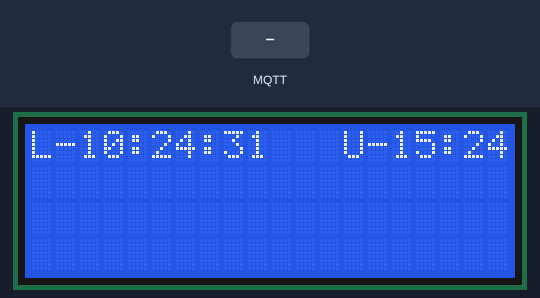
Recording of a sketch running on a simulated ESP8266 (NodeMCU). Shown: 20×4 character LCD. Inputs (shaded band) come from the test bench. WiFi joins after 1.5 s; servers stay silent unless stated; network time is answered at once with the bench clock; the local clock reads 2024-03-15 10:24:30 at power-on unless the sketch sets it; no MQTT or app messages arrive unless stated; what the sketch prints to the serial monitor is not drawn.

Above: at 1.3 s.
1.4 s: MQTT message "on" arrives on the first subscribed topic
At 3.0 s:
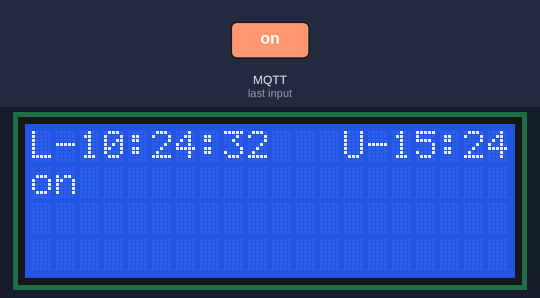
4.4 s: MQTT message "1" arrives on the first subscribed topic
At 6.1 s:
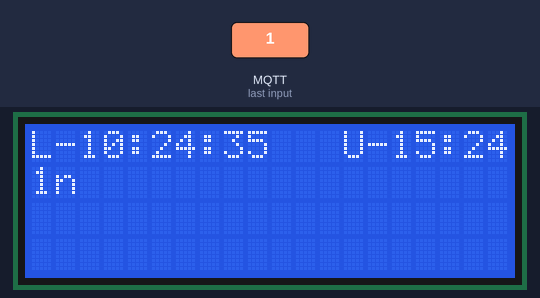
7.4 s: MQTT message "off" arrives on the first subscribed topic
At 8.8 s:
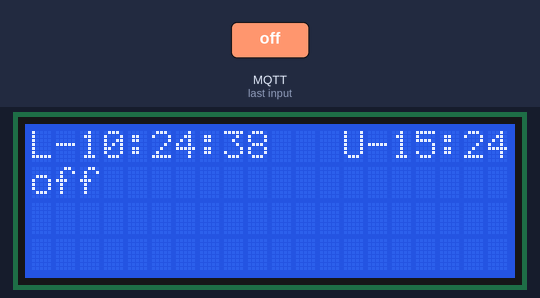
10.4 s: MQTT message "0" arrives on the first subscribed topic
At 12.2 s:
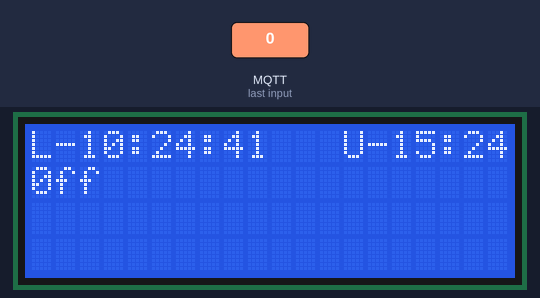
13.4 s: MQTT message "on" arrives on the second subscribed topic
At 14.3 s:
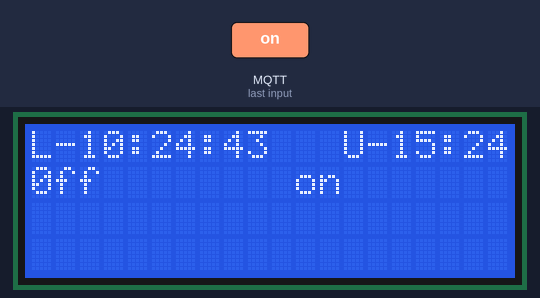
16.4 s: MQTT message "2" arrives on the second subscribed topic
At 17.3 s:
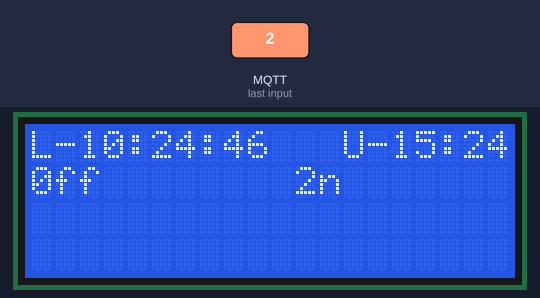
Timing chart, 0 to 19.4 s (numbered marks = the images above; inputs shaded):
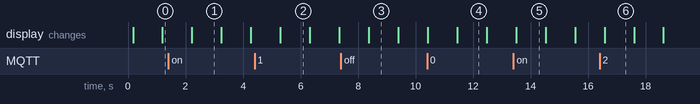

The sketch:

n1mm_view_radio.ino
```cpp
#include <PubSubClient.h>
#include <LiquidCrystal_I2C.h>
#include <WiFiUdp.h>
#include <NTPClient.h>
#include <ESP8266WiFi.h>

// Define LCD parameters
int lcdColumns = 20;
int lcdRows = 4;
LiquidCrystal_I2C lcd(0x27, lcdColumns, lcdRows);

// Define Wi-Fi credentials
const char* ssid = "<SSID>";
const char* password = "<Network Key>";

// Define MQTT parameters
const char* mqtt_server = "<MQTT Server IP>";
const int mqtt_port = 1883;
const char* mqtt_topic = "n1mm_radio/stations";
const int num_topics = 6;
const char* mqtt_topics[] = {
  "n1mm_radio/stations/1",
  "n1mm_radio/stations/2",
  "n1mm_radio/stations/3",
  "n1mm_radio/stations/4",
  "n1mm_radio/stations/5",
  "n1mm_radio/stations/6"
};
String receivedMessages[num_topics];

// Define NTP parameters
WiFiUDP ntpUDP;
NTPClient timeClient(ntpUDP, "<NTP Server>", -5 * 3600, 60000); // UTC offset for Eastern Time is -5 hours (-5 * 3600 seconds)

// Wi-Fi client and MQTT client
WiFiClient espClient;
PubSubClient client(espClient);

// Function prototypes
void reconnect();
void callback(char* topic, byte* payload, unsigned int length);

void setup() {
  Serial.begin(115200);
  WiFi.begin(ssid, password);
  // Print WiFi status
  Serial.println();
  Serial.print("WiFi connected, IP address: ");
  Serial.println(WiFi.localIP());

  // Initialize LCD
  lcd.init();
  lcd.backlight();
  lcd.clear();

  // Initialize NTP client
  timeClient.begin();

  // Set MQTT server and callback function
  client.setServer(mqtt_server, mqtt_port);
  client.setCallback(callback);

  // Attempt to connect to Wi-Fi and MQTT
  reconnect();
}

void loop() {
  if (!client.connected()) {
    reconnect();
  }
  client.loop();
  // Handle MQTT messages
  for (int i = 0; i < num_topics; i++) {
    lcd.setCursor(i % 2 * 11, i / 2 + 1);
    lcd.print(receivedMessages[i]);
  }

  // Update NTP time
  timeClient.update();

  // Display Eastern time
  lcd.setCursor(0, 0);
  lcd.print("L-");
  lcd.print(timeClient.getFormattedTime().substring(0, 8)); // Display time HH:MM

  // Display UTC time
  lcd.setCursor(13, 0);
  lcd.print("U-");
  //You will have to manually adjust the offset for your timezone and Daylight savings.
  int offset = 5; // UTC offset for Eastern Time is 5 hours
  int utcHour = (timeClient.getHours() + offset + 24) % 24; // Adjust for offset and handle negative values
  if (utcHour < 10) {
    lcd.print("0"); // Add leading zero if needed
  }
  lcd.print(utcHour);
  lcd.print(":");
  if (timeClient.getMinutes() < 10) {
    lcd.print("0"); // Add leading zero if needed
  }
  lcd.print(timeClient.getMinutes());

  delay(1000); // Adjust delay as needed
}

void callback(char* topic, byte* payload, unsigned int length) {
  // Callback function to handle received messages
  Serial.print("Message received on topic: ");
  Serial.println(topic);
  String message = "";
  for (int i = 0; i < length; i++) {
    message += (char)payload[i];
  }
  Serial.print("Message: ");
  Serial.println(message);
  // Store the received message in the receivedMessages array
  for (int i = 0; i < num_topics; i++) {
    if (strcmp(topic, mqtt_topics[i]) == 0) {
      receivedMessages[i] = message;
      break;
    }
  }
}

void reconnect() {
  while (!client.connected()) {
    Serial.print("Attempting MQTT connection...");
    if (client.connect("ESP8266Client")) {
      Serial.println("connected");
      for (int i = 0; i < num_topics; i++) {
        client.subscribe(mqtt_topics[i]);
      }
    } else {
      Serial.print("failed, rc=");
      Serial.print(client.state());
      Serial.println(" try again in 5 seconds");
      Serial.println();
      Serial.print("WiFi connected, IP address: ");
      Serial.println(WiFi.localIP());

      lcd.clear();
      lcd.setCursor(2, 0);
      lcd.print("Server");
      lcd.setCursor(2, 1);
      lcd.print("DOWN");
      lcd.setCursor(2, 2);
      lcd.print("Local IP:");
      lcd.setCursor(2, 3);
      lcd.print(WiFi.localIP());

      delay(5000);
      lcd.clear();
    }
  }
}
```

Measured:
- after the input at 1.4 s, the display: changes after 0.82 s (image 1)
- after the input at 4.4 s, the display: changes after 0.90 s (image 2)
- after the input at 7.4 s, the display: changes after 0.97 s (image 3)
- after the input at 10.4 s, the display: first differs from a run without the input after 1.0 s (image 4)
- after the input at 13.4 s, the display: changes after 0.09 s (image 5)
- after the input at 16.4 s, the display: changes after 0.17 s (image 6)
- what the display in image 5 shows lasts 1.0 s, from 13.5 s to 14.5 s
